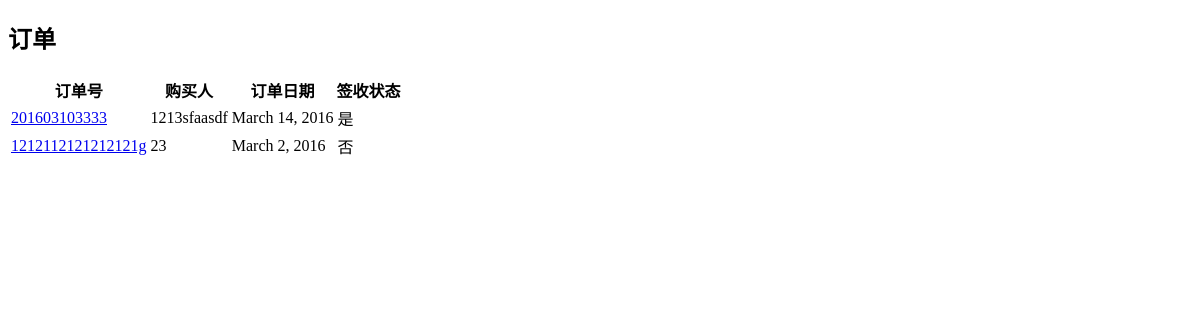
The app's page /deal/allOrder/, older data.
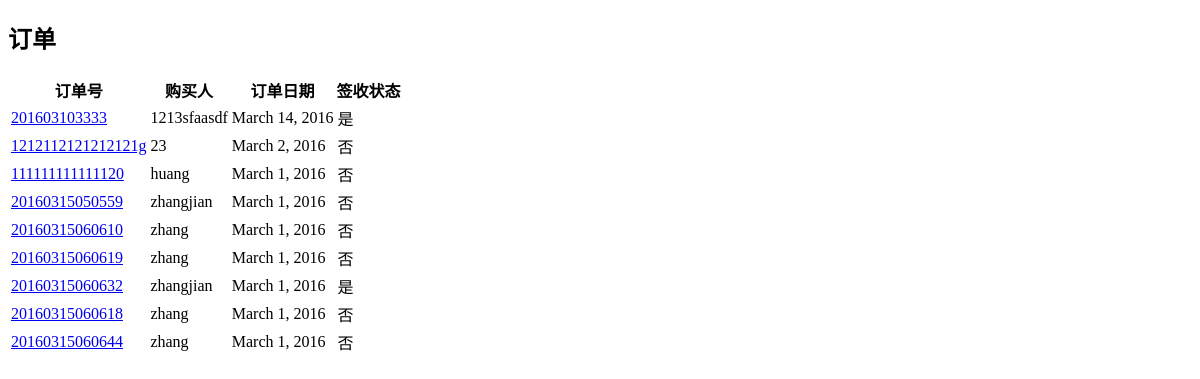
The same page, newer data.
### deal/models.py (models this page shows, shortened)
class Order(models.Model):
    order_num = models.CharField(max_length=20, unique=True)
    order_date = models.DateField()
    recieve_name = models.CharField(max_length=30)
    recieve_addr  = models.CharField(max_length=128)
    recieve_pthon = models.CharField(max_length=15)
    orange_kind = models.ForeignKey(OrangeKind)
    orange_weight = models.IntegerField()
    pay_name = models.CharField(max_length=30)
    express_name = models.ForeignKey(Expresskind)
    express_num = models.CharField(max_length=50)
    send_date = models.DateField()
    note = models.TextField()
    is_recieve = models.BooleanField(default=False)
    is_payed = models.BooleanField(default=False)
    recieve_date = models.DateField()
    seller_user = models.CharField(max_length=20,blank=True)

### deal/views.py (the view)
def allOrder(request):
	cat_list = Order.objects.order_by('-order_date')
	context_dict = {'orders': cat_list}
	return render(request,'deal/table.html',context_dict)

### templates/deal/table.html (shortened to what this page needs)
<!DOCTYPE html>
<html>
<body>
<div  id="oooo">
    <div class="span10" >
    <h2 class="order">订单</h2>
        <div class="col-center-block" >
        {% if orders %}
          <table class="table table-hover" id="table">
   <thead>
      <tr>
         <th>订单号</th>
         <th>购买人</th>
         <th>订单日期</th>
         <th style="padding-left:0; padding-right:0; ">签收状态</th>
      </tr>
   </thead>
   {% for page in orders %}
   <tbody>
      <tr>
         <td><a href="/deal/xiangxi/{{ page.order_num}}">{{ page.order_num}}</a></td>
         <td>{{page.pay_name}}</td>
         <td>{{page.order_date}}</td>
         {% if page.is_recieve == False %}
         <td>否</td>
         {% else %}
         <td>是</td>
         {% endif %}
      </tr>
   </tbody>
    {% endfor %}
    </table>
        {% else %}
        <strong>No pages at present.</strong>
        {% endif %}
</div>
</div>
</div>
</body>
</html>

Row changes from the older to the newer data that the page shows:
added Order: order_num "111111111111120", pay_name "huang", order_date "March 1, 2016", is_recieve "否"
added Order: order_num "20160315050559", pay_name "zhangjian", order_date "March 1, 2016", is_recieve "否"
added Order: order_num "20160315060610", pay_name "zhang", order_date "March 1, 2016", is_recieve "否"
added Order: order_num "20160315060619", pay_name "zhang", order_date "March 1, 2016", is_recieve "否"
added Order: order_num "20160315060632", pay_name "zhangjian", order_date "March 1, 2016", is_recieve "是"
added Order: order_num "20160315060618", pay_name "zhang", order_date "March 1, 2016", is_recieve "否"
added Order: order_num "20160315060644", pay_name "zhang", order_date "March 1, 2016", is_recieve "否"
